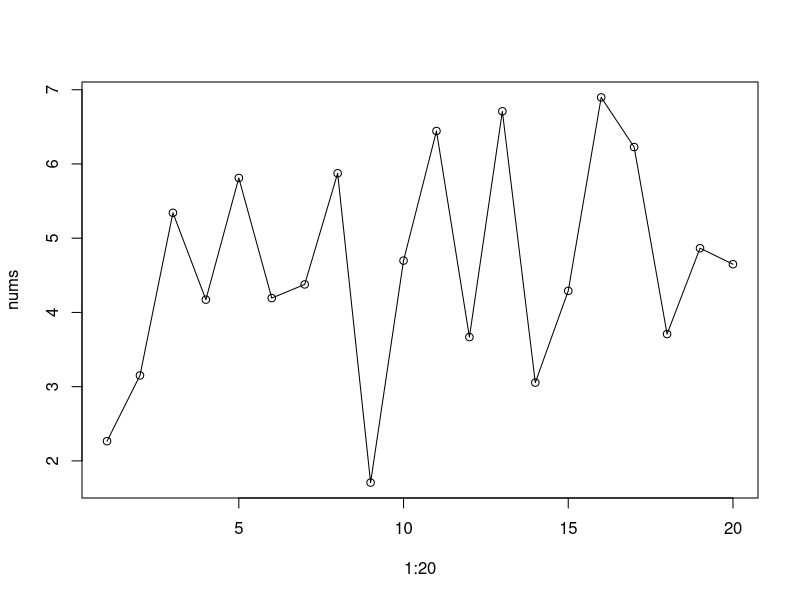

This figure's R source:
nums<-rnorm(20, mean=5, sd=2)

cat("Mean:\t", mean(nums), "\n")
cat("Median:\t", median(nums), "\n\n")
cat("Actual SD:\t", sd(nums), "\n\n")

cat("Cut Points:\t", quantile(nums), "\n")
cat("Total:\t", sum(nums), "\n\n")

cat("Range:\t", range(nums), "\n")
cat("Minimum:\t", min(nums), "\n")
cat("Maximum:\t", max(nums), "\n")

plot(1:20, nums, type = "o")